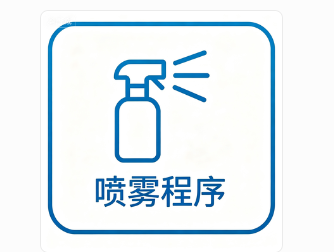
#> input picture tools/assets/window3_spray_source.png, 334 x 252 px, given in place of water_icon_48.png, which was not available
$ python add_humidity_threshold_popup.py
#> lines starting #> are read from the running program, lines starting #| are printed output that depends on the picture; pictures that were not available may be replaced by others from this repository, and a replacement may not be noted
### tools/ftu_style.py
#!/usr/bin/env python3
"""Apply the cj96 visual system while preserving FTU control IDs and bindings."""

from __future__ import annotations

import argparse
from collections import Counter
import io
import json
import shutil
import struct
import zlib
from pathlib import Path

import resvg_py
from PIL import Image, ImageDraw, ImageEnhance, ImageFilter, ImageFont


ROOT = Path(__file__).resolve().parents[1]
UI_DIR = ROOT / "ui"
RESOURCE_DIR = ROOT / "resources"
BACKUP_DIR = ROOT / "Release" / "ui_redesign_backup"
LUCIDE_DIR = ROOT / "Release" / "ui_assets" / "lucide"
VISUAL_DIR = ROOT / "Release" / "ui_assets" / "visuals"


COLORS = {
    "background": 0x1C86E8,
    "surface": 0xCFE3FA,
    "surface_soft": 0xF6E8D1,
    "border": 0x6DB6F2,
    "control": 0x536475,
    "ink": 0x111318,
    "muted": 0x495463,
    "header": 0x0F6FCB,
    "primary": 0x168BFF,
    "primary_dark": 0x005BBB,
    "primary_soft": 0xD9EBFF,
    "cream": 0xCFE3FA,
    "cream_deep": 0xE9D5B8,
    "nav_dark": 0x126FC8,
    "amber": 0xFF9F0A,
    "danger": 0xFF3B30,
    "danger_dark": 0xD92D20,
    "danger_soft": 0xFFF0EF,
    "success": 0x34C759,
    "success_dark": 0x248A3D,
    "success_soft": 0xECF8EF,
}


def rgb(name: str) -> tuple[int, int, int]:
    value = COLORS[name]
    return (value >> 16, (value >> 8) & 0xFF, value & 0xFF)


FONT_DIRS = (
    ROOT / "fonts",
    ROOT / "resources" / "fonts",
    Path(r"C:\Windows\Fonts"),
)

FONT_PRESETS = {
    "HarmonyOS Sans": (
        "HarmonyOS_Sans_SC_Regular.ttf",
        "HarmonyOS_Sans_SC.ttf",
        "HarmonyOSSansSC-Regular.ttf",
        "HarmonyOS Sans SC Regular.ttf",
        "HarmonyOS Sans SC.ttf",
        "HarmonyOS_Sans_Regular.ttf",
        "HarmonyOSSans-Regular.ttf",
    ),
    "MiSans": (
        "MiSans-Regular.ttf",
        "MiSans.ttf",
        "MiSans-Normal.ttf",
        "MiSans-Demibold.ttf",
    ),
    "PingFang SC": (
        "PingFangSC-Regular.ttf",
        "PingFang SC.ttf",
        "PingFang.ttc",
        "PingFang-SC-Regular.ttf",
    ),
}

FONT_PREVIEW_CAPTIONS = {
    "SysRunTextView", "SysRunShowTextView", "WaterBarTextView",
    "WaterBarShowTextView", "TrafficTextView", "TrafficShowTextView",
    "WaterSourceTextView", "WaterSource1TextView", "PumpTextView1",
    "PumpTextView2", "PumpTextView3", "PumpTextView4", "PumpTextView5",
    "WaterBarPicTextView1", "WaterBarPicTextView2",
}

PUHUITI_FAMILY = "Alibaba-PuHuiTi-Regular"
TEXT_CONTROL_KINDS = {
    "button", "textview", "edittext", "radiobuttons", "digitalclock",
    "item", "subitem", "checkbox",
}


# [10 lines left out: function render_lucide, not called in this run]


def decode_ftu(path: Path) -> tuple[dict, bytes, int]:
    blob = path.read_bytes()
    if blob[:4] != b"ZKSW" or blob[-4:] != b"ZKSW":
        raise ValueError(f"{path} is not a ZKSW FTU file")
    payload_offset = struct.unpack_from("<I", blob, 6)[0] + 8
    payload = zlib.decompress(blob[payload_offset:-6])
    return json.loads(payload.decode("utf-8")), blob[:payload_offset], payload_offset


# [1474 lines left out: functions encode_ftu, remove_controls, remove_font_preview, remove_gallery, apply_font_family, contains_back_button and 46 more, not called in this run]


# [2 lines that do not run on import are left out]

### tools/add_humidity_threshold_popup.py
#!/usr/bin/env python3
from __future__ import annotations

from pathlib import Path
import re
import shutil
import sys
import time

from PIL import Image, ImageDraw

sys.path.insert(0, str(Path(__file__).resolve().parent))
from ftu_style import decode_ftu, encode_ftu  # noqa: E402


ROOT = Path(__file__).resolve().parents[1]
MAIN_FTU = ROOT / "ui" / "main.ftu"
UI_DIR = ROOT / "ui"
RESOURCE_DIR = ROOT / "resources"
RELEASE = ROOT / "Release"

BACKGROUND = "humidity_threshold_dialog_520x250.png"
ICON = "water_icon_96_aa.png"
SOURCE_ICON = Path(r"C:\Users\Administrator\AppData\Local\Temp\codex-clipboard-352ae44f-c3d5-467c-a5d8-e856c80f7ee2.png")
TEXT_BLUE = 23483
TEXT_DARK = 0

CONTROL_IDS = {
    "HumidityThresholdWindow": 110091,
    "HumidityThresholdTouchButton": 20214,
    "HumidityThresholdIcon": 20215,
    "HumidityThresholdCancelButton": 20216,
    "HumidityThresholdOkButton": 20217,
    "HumidityThresholdTitleText": 50293,
    "HumidityThresholdHintText": 50294,
    "HumidityThresholdUnitText": 50295,
    "HumidityThresholdEditText": 51046,
}


# [109 lines left out: functions walk, find_caption, collect_ids, max_numeric_suffix, next_key, remove_caption and 3 more, not called in this run]


def create_background() -> None:
    img = Image.new("RGBA", (520, 250), (248, 252, 255, 255))
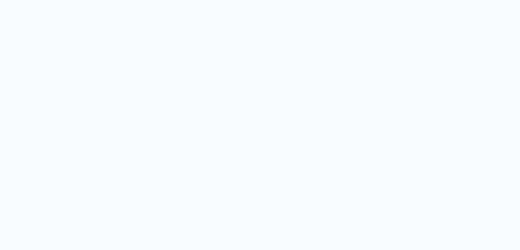
#> img: PIL image 520x250 RGBA; mean R, G, B, A 248, 252, 255, 255
    draw = ImageDraw.Draw(img)
    draw.rounded_rectangle(
        (1, 1, 518, 248),
        radius=12,
        fill=(249, 253, 255, 255),
        outline=(0, 132, 255, 255),
        width=3,
    )
    for path in (UI_DIR / BACKGROUND, RESOURCE_DIR / BACKGROUND):
        path.parent.mkdir(parents=True, exist_ok=True)
        img.save(path)
#> this loop made 2 passes
#> pass 1, in create_background, `img.save(path)`:
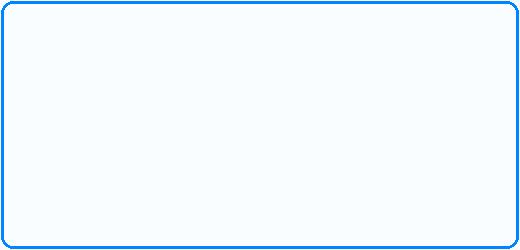
#> saved as humidity_threshold_dialog_520x250.png: PIL image 520x250 RGBA; mean R, G, B, A 240.4, 248.8, 255, 255


def create_icon() -> None:
    src = SOURCE_ICON if SOURCE_ICON.is_file() else UI_DIR / "water_icon_48.png"
    source = Image.open(src).convert("RGBA")
    source.thumbnail((96, 96), Image.Resampling.LANCZOS)
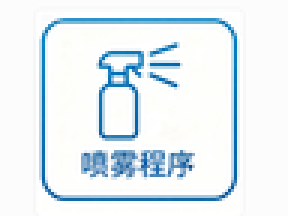
#> source: PIL image 96x72 RGBA (shown 3 times larger); mean R, G, B, A 230.1, 239.4, 244.7, 255

    bg = (249, 253, 255)
    blue = (0, 132, 255)
    img = Image.new("RGBA", (96, 96), (*bg, 255))
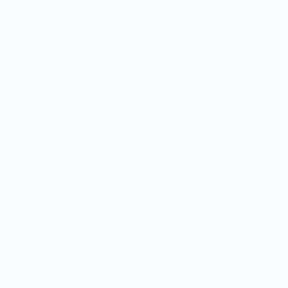
#> img: PIL image 96x96 RGBA (shown 3 times larger); mean R, G, B, A 249, 253, 255, 255
    img.alpha_composite(source, ((96 - source.width) // 2, (96 - source.height) // 2))
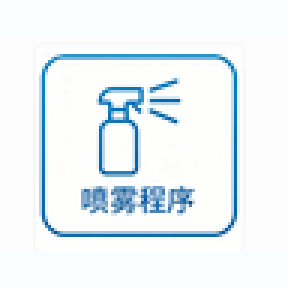
#> img: PIL image 96x96 RGBA (shown 3 times larger); mean R, G, B, A 234.8, 242.8, 247.3, 255

    pixels = img.load()
    for y in range(img.height):
        for x in range(img.width):
            r, g, b, a = pixels[x, y]
            if a == 0 or (r >= 220 and g >= 220 and b >= 210):
                pixels[x, y] = (*bg, 255)
                continue
            blue_score = b - max(r, g)
            if blue_score > 10 or (b > 150 and g > 120 and r < 210):
                strength = min(255, max(48, int(((255 - r) * 0.45 + (255 - g) * 0.35 + blue_score * 0.7) * 2.35)))
                mixed = tuple(
                    int((channel * strength + bg_channel * (255 - strength)) / 255)
                    for channel, bg_channel in zip(blue, bg)
                )
                pixels[x, y] = (*mixed, 255)
    for path in (UI_DIR / ICON, RESOURCE_DIR / ICON):
        path.parent.mkdir(parents=True, exist_ok=True)
        img.save(path)
#> this loop made 2 passes
#> pass 1, in create_icon, `img.save(path)`:
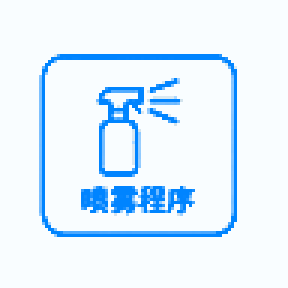
#> saved as water_icon_96_aa.png: PIL image 96x96 RGBA (shown 3 times larger); mean R, G, B, A 225.9, 241.8, 254.9, 255


def main() -> int:
    create_background()
    create_icon()
    data, header, _ = decode_ftu(MAIN_FTU)

    ids = collect_ids(data)
    for caption, control_id in CONTROL_IDS.items():
        existing = ids.get(control_id)
        if existing and existing != caption:
            raise RuntimeError(f"id {control_id} collides with {existing}")

    stamp = time.strftime("%Y%m%d_%H%M%S")
    backup_dir = RELEASE / f"humidity_threshold_popup_backup_{stamp}"
    backup_dir.mkdir(parents=True, exist_ok=False)
    shutil.copy2(MAIN_FTU, backup_dir / "main.before.ftu")

    window1 = find_caption(data, "Window1")
    window7 = find_caption(window1, "Window7")

    remove_caption(window1, "HumidityThresholdWindow")
    remove_caption(window7, "HumidityThresholdTouchButton")

    humidity_icon = find_caption(window7, "Button49")
    humidity_text = find_caption(window7, "TextView18")
    humidity_icon["touchable"] = True
    humidity_icon["beepEnable"] = True
    humidity_text["touchable"] = True

    window7[next_key(data, window7, "button")] = {
        "caption": "HumidityThresholdTouchButton",
        "id": CONTROL_IDS["HumidityThresholdTouchButton"],
        "position": {"height": 64, "left": 120, "top": 94, "width": 220},
    }

    dialog = {
        "backgroundPic": BACKGROUND,
        "beepEnable": True,
        "caption": "HumidityThresholdWindow",
        "id": CONTROL_IDS["HumidityThresholdWindow"],
        "visible": False,
        "position": {"height": 250, "left": 245, "top": 72, "width": 520},
    }
    dialog[next_key(data, dialog, "textview")] = text_node(
        "HumidityThresholdTitleText", CONTROL_IDS["HumidityThresholdTitleText"],
        "湿度触发设置", 0, 14, 520, 36, 26, TEXT_BLUE, True
    )
    icon_key = next_key(data, dialog, "button")
    dialog[icon_key] = button_node(
        "HumidityThresholdIcon", CONTROL_IDS["HumidityThresholdIcon"],
        88, 76, 96, 96, pic=ICON
    )
    dialog[icon_key]["beepEnable"] = False
    dialog[icon_key]["touchable"] = False
    dialog[next_key(data, dialog, "textview")] = text_node(
        "HumidityThresholdHintText", CONTROL_IDS["HumidityThresholdHintText"],
        "湿度达到阈值后触发", 205, 70, 245, 34, 20, TEXT_BLUE
    )
    dialog[next_key(data, dialog, "edittext")] = edit_node(
        "HumidityThresholdEditText", CONTROL_IDS["HumidityThresholdEditText"],
        "80", 245, 108, 99, 71
    )
    dialog[next_key(data, dialog, "textview")] = text_node(
        "HumidityThresholdUnitText", CONTROL_IDS["HumidityThresholdUnitText"],
        "%", 360, 126, 48, 34, 28, TEXT_DARK
    )
    dialog[next_key(data, dialog, "button")] = button_node(
        "HumidityThresholdCancelButton", CONTROL_IDS["HumidityThresholdCancelButton"],
        125, 180, 120, 60, pic="set_runtime_cancel_same_font_120x60.png"
    )
    dialog[next_key(data, dialog, "button")] = button_node(
        "HumidityThresholdOkButton", CONTROL_IDS["HumidityThresholdOkButton"],
        275, 180, 120, 60, pic="set_runtime_ok_same_font_120x60.png"
    )
    window1[next_key(data, window1, "window")] = dialog

    MAIN_FTU.write_bytes(encode_ftu(data, header))
    shutil.copy2(MAIN_FTU, backup_dir / "main.after.ftu")
    print(f"updated {MAIN_FTU}")
    print(f"backup {backup_dir}")
    return 0


if __name__ == "__main__":
#> (the run stopped early here; a loop or call above may not have finished)

$ run again, on tools/assets/page1topset/system_settings_source.png
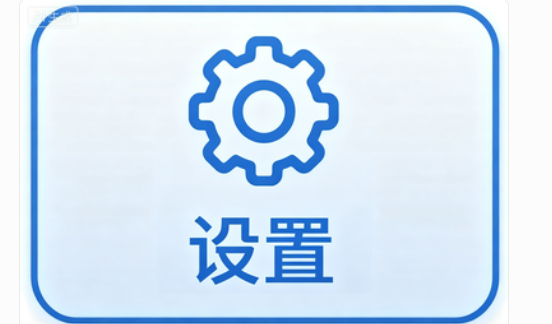
#> input picture tools/assets/page1topset/system_settings_source.png, 552 x 324 px, given in place of water_icon_48.png, which was not available
#> in create_icon, `img.alpha_composite(source, ((96 - source.width) // 2, (96 - source.he..`:
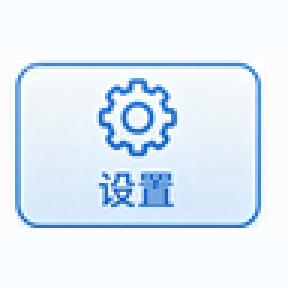
#> img: PIL image 96x96 RGBA (shown 3 times larger); mean R, G, B, A 226.2, 238.4, 249.3, 255
#> the loop in create_icon, `for path in (UI_DIR / ICON, RESOURCE_DIR / ICON):` made 2 passes
#> pass 1, in create_icon, `img.save(path)`:
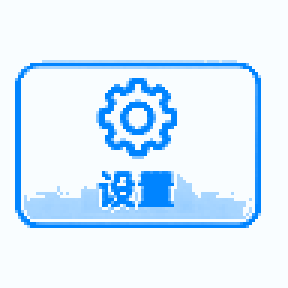
#> saved as water_icon_96_aa.png: PIL image 96x96 RGBA (shown 3 times larger); mean R, G, B, A 218.7, 238.2, 255, 255
